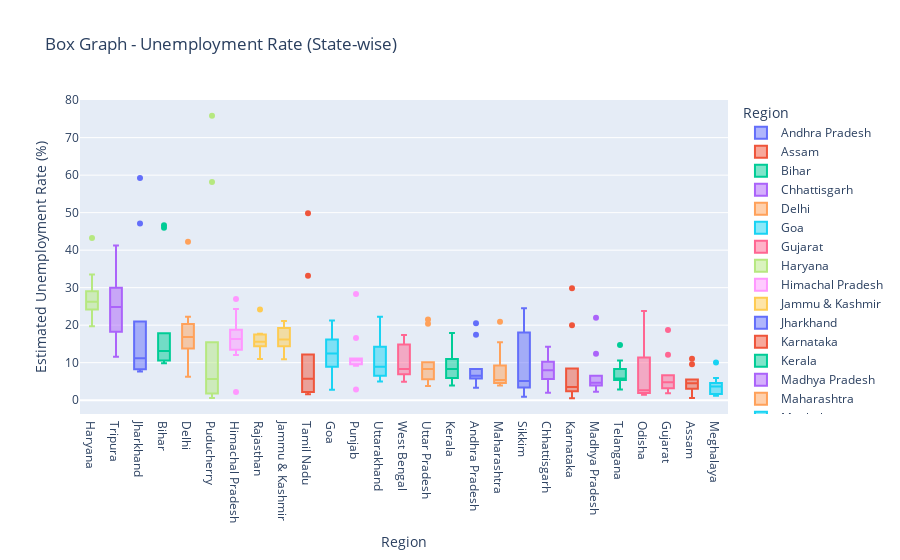

Notebook code for this chart:
### Code cell
fig1 = pix.box(unemp, x='Region', y=' Estimated Unemployment Rate (%)', color='Region', 
              title=' Box Graph - Unemployment Rate (State-wise)', template='plotly')
fig1.update_layout(xaxis={'categoryorder':'total descending'})
fig1.show()

### Figure 1 — Plotly figure (JSON) as saved in the notebook; plotly's stock layout.template omitted (floating-point values rounded to 4 significant figures)
{"data": [{"alignmentgroup": "True", "hovertemplate": "Region=%{x}<br> Estimated Unemployment Rate (%)=%{y}<extra></extra>", "legendgroup": "Andhra Pradesh", "marker": {"color": "#636efa"}, "name": "Andhra Pradesh", "notched": false, "offsetgroup": "Andhra Pradesh", "orientation": "v", "showlegend": true, "type": "box", "x": ["Andhra Pradesh", "Andhra Pradesh", "Andhra Pradesh", "Andhra Pradesh", "Andhra Pradesh", "Andhra Pradesh", "Andhra Pradesh", "Andhra Pradesh", "Andhra Pradesh", "Andhra Pradesh"], "x0": " ", "xaxis": "x", "y": [5.48, 5.83, 5.79, 20.51, 17.43, 3.31, 8.34, 6.96, 6.4, 6.59], "y0": " ", "yaxis": "y"}, {"alignmentgroup": "True", "hovertemplate": "Region=%{x}<br> Estimated Unemployment Rate (%)=%{y}<extra></extra>", "legendgroup": "Assam", "marker": {"color": "#EF553B"}, "name": "Assam", "notched": false, "offsetgroup": "Assam", "orientation": "v", "showlegend": true, "type": "box", "x": ["Assam", "Assam", "Assam", "Assam", "Assam", "Assam", "Assam", "Assam", "Assam", "Assam"], "x0": " ", "xaxis": "x", "y": [4.66, 4.41, 4.77, 11.06, 9.55, 0.6, 3.77, 5.53, 1.19, 3.02], "y0": " ", "yaxis": "y"}, {"alignmentgroup": "True", "hovertemplate": "Region=%{x}<br> Estimated Unemployment Rate (%)=%{y}<extra></extra>", "legendgroup": "Bihar", "marker": {"color": "#00cc96"}, "name": "Bihar", "notched": false, "offsetgroup": "Bihar", "orientation": "v", "showlegend": true, "type": "box", "x": ["Bihar", "Bihar", "Bihar", "Bihar", "Bihar", "Bihar", "Bihar", "Bihar", "Bihar", "Bihar"], "x0": " ", "xaxis": "x", "y": [10.61, 10.29, 15.43, 46.64, 45.96, 17.82, 12.79, 13.44, 11.91, 9.82], "y0": " ", "yaxis": "y"}, {"alignmentgroup": "True", "hovertemplate": "Region=%{x}<br> Estimated Unemployment Rate (%)=%{y}<extra></extra>", "legendgroup": "Chhattisgarh", "marker": {"color": "#ab63fa"}, "name": "Chhattisgarh", "notched": false, "offsetgroup": "Chhattisgarh", "orientation": "v", "showlegend": true, "type": "box", "x": ["Chhattisgarh", "Chhattisgarh", "Chhattisgarh", "Chhattisgarh", "Chhattisgarh", "Chhattisgarh", "Chhattisgarh", "Chhattisgarh", "Chhattisgarh", "Chhattisgarh"], "x0": " ", "xaxis": "x", "y": [9.65, 8.38, 7.54, 3.41, 10.5, 14.23, 10.27, 5.63, 1.96, 6.62], "y0": " ", "yaxis": "y"}, {"alignmentgroup": "True", "hovertemplate": "Region=%{x}<br> Estimated Unemployment Rate (%)=%{y}<extra></extra>", "legendgroup": "Delhi", "marker": {"color": "#FFA15A"}, "name": "Delhi", "notched": false, "offsetgroup": "Delhi", "orientation": "v", "showlegend": true, "type": "box", "x": ["Delhi", "Delhi", "Delhi", "Delhi", "Delhi", "Delhi", "Delhi", "Delhi", "Delhi", "Delhi"], "x0": " ", "xaxis": "x", "y": [22.23, 14.84, 17.04, 16.68, 42.27, 18.19, 20.3, 13.79, 12.53, 6.27], "y0": " ", "yaxis": "y"}, {"alignmentgroup": "True", "hovertemplate": "Region=%{x}<br> Estimated Unemployment Rate (%)=%{y}<extra></extra>", "legendgroup": "Goa", "marker": {"color": "#19d3f3"}, "name": "Goa", "notched": false, "offsetgroup": "Goa", "orientation": "v", "showlegend": true, "type": "box", "x": ["Goa", "Goa", "Goa", "Goa", "Goa", "Goa", "Goa", "Goa", "Goa", "Goa"], "x0": " ", "xaxis": "x", "y": [8.89, 2.81, 5.25, 13.31, 21.25, 9.96, 17.07, 16.21, 15.38, 11.54], "y0": " ", "yaxis": "y"}, {"alignmentgroup": "True", "hovertemplate": "Region=%{x}<br> Estimated Unemployment Rate (%)=%{y}<extra></extra>", "legendgroup": "Gujarat", "marker": {"color": "#FF6692"}, "name": "Gujarat", "notched": false, "offsetgroup": "Gujarat", "orientation": "v", "showlegend": true, "type": "box", "x": ["Gujarat", "Gujarat", "Gujarat", "Gujarat", "Gujarat", "Gujarat", "Gujarat", "Gujarat", "Gujarat", "Gujarat"], "x0": " ", "xaxis": "x", "y": [5.54, 6.38, 6.66, 18.71, 12.11, 3.2, 1.84, 1.87, 3.42, 4.03], "y0": " ", "yaxis": "y"}, {"alignmentgroup": "True", "hovertemplate": "Region=%{x}<br> Estimated Unemployment Rate (%)=%{y}<extra></extra>", "legendgroup": "Haryana", "marker": {"color": "#B6E880"}, "name": "Haryana", "notched": false, "offsetgroup": "Haryana", "orientation": "v", "showlegend": true, "type": "box", "x": ["Haryana", "Haryana", "Haryana", "Haryana", "Haryana", "Haryana", "Haryana", "Haryana", "Haryana", "Haryana"], "x0": " ", "xaxis": "x", "y": [20.34, 25.77, 25.05, 43.22, 29.02, 26.7, 24.18, 33.5, 19.68, 27.31], "y0": " ", "yaxis": "y"}, {"alignmentgroup": "True", "hovertemplate": "Region=%{x}<br> Estimated Unemployment Rate (%)=%{y}<extra></extra>", "legendgroup": "Himachal Pradesh", "marker": {"color": "#FF97FF"}, "name": "Himachal Pradesh", "notched": false, "offsetgroup": "Himachal Pradesh", "orientation": "v", "showlegend": true, "type": "box", "x": ["Himachal Pradesh", "Himachal Pradesh", "Himachal Pradesh", "Himachal Pradesh", "Himachal Pradesh", "Himachal Pradesh", "Himachal Pradesh", "Himachal Pradesh", "Himachal Pradesh", "Himachal Pradesh"], "x0": " ", "xaxis": "x", "y": [16.83, 16.84, 18.76, 2.2, 26.95, 13.47, 24.31, 15.79, 12.04, 13.46], "y0": " ", "yaxis": "y"}, {"alignmentgroup": "True", "hovertemplate": "Region=%{x}<br> Estimated Unemployment Rate (%)=%{y}<extra></extra>", "legendgroup": "Jammu & Kashmir", "marker": {"color": "#FECB52"}, "name": "Jammu & Kashmir", "notched": false, "offsetgroup": "Jammu & Kashmir", "orientation": "v", "showlegend": true, "type": "box", "x": ["Jammu & Kashmir", "Jammu & Kashmir", "Jammu & Kashmir", "Jammu & Kashmir", "Jammu & Kashmir", "Jammu & Kashmir", "Jammu & Kashmir", "Jammu & Kashmir", "Jammu & Kashmir"], "x0": " ", "xaxis": "x", "y": [21.08, 20.78, 15.5, 18.74, 17.92, 10.88, 11.09, 16.17, 16.14], "y0": " ", "yaxis": "y"}, {"alignmentgroup": "True", "hovertemplate": "Region=%{x}<br> Estimated Unemployment Rate (%)=%{y}<extra></extra>", "legendgroup": "Jharkhand", "marker": {"color": "#636efa"}, "name": "Jharkhand", "notched": false, "offsetgroup": "Jharkhand", "orientation": "v", "showlegend": true, "type": "box", "x": ["Jharkhand", "Jharkhand", "Jharkhand", "Jharkhand", "Jharkhand", "Jharkhand", "Jharkhand", "Jharkhand", "Jharkhand", "Jharkhand"], "x0": " ", "xaxis": "x", "y": [10.61, 11.85, 8.23, 47.09, 59.23, 20.95, 7.63, 9.76, 8.24, 11.8], "y0": " ", "yaxis": "y"}, {"alignmentgroup": "True", "hovertemplate": "Region=%{x}<br> Estimated Unemployment Rate (%)=%{y}<extra></extra>", "legendgroup": "Karnataka", "marker": {"color": "#EF553B"}, "name": "Karnataka", "notched": false, "offsetgroup": "Karnataka", "orientation": "v", "showlegend": true, "type": "box", "x": ["Karnataka", "Karnataka", "Karnataka", "Karnataka", "Karnataka", "Karnataka", "Karnataka", "Karnataka", "Karnataka", "Karnataka"], "x0": " ", "xaxis": "x", "y": [2.86, 3.61, 3.46, 29.84, 19.97, 8.44, 4.01, 0.5, 2.41, 1.58], "y0": " ", "yaxis": "y"}, {"alignmentgroup": "True", "hovertemplate": "Region=%{x}<br> Estimated Unemployment Rate (%)=%{y}<extra></extra>", "legendgroup": "Kerala", "marker": {"color": "#00cc96"}, "name": "Kerala", "notched": false, "offsetgroup": "Kerala", "orientation": "v", "showlegend": true, "type": "box", "x": ["Kerala", "Kerala", "Kerala", "Kerala", "Kerala", "Kerala", "Kerala", "Kerala", "Kerala", "Kerala"], "x0": " ", "xaxis": "x", "y": [5.31, 7.6, 8.99, 16.99, 17.88, 9.71, 7.09, 10.98, 5.91, 3.88], "y0": " ", "yaxis": "y"}, {"alignmentgroup": "True", "hovertemplate": "Region=%{x}<br> Estimated Unemployment Rate (%)=%{y}<extra></extra>", "legendgroup": "Madhya Pradesh", "marker": {"color": "#ab63fa"}, "name": "Madhya Pradesh", "notched": false, "offsetgroup": "Madhya Pradesh", "orientation": "v", "showlegend": true, "type": "box", "x": ["Madhya Pradesh", "Madhya Pradesh", "Madhya Pradesh", "Madhya Pradesh", "Madhya Pradesh", "Madhya Pradesh", "Madhya Pradesh", "Madhya Pradesh", "Madhya Pradesh", "Madhya Pradesh"], "x0": " ", "xaxis": "x", "y": [4.11, 4.57, 2.22, 12.36, 21.98, 6.48, 5.08, 4.7, 3.91, 3.13], "y0": " ", "yaxis": "y"}, {"alignmentgroup": "True", "hovertemplate": "Region=%{x}<br> Estimated Unemployment Rate (%)=%{y}<extra></extra>", "legendgroup": "Maharashtra", "marker": {"color": "#FFA15A"}, "name": "Maharashtra", "notched": false, "offsetgroup": "Maharashtra", "orientation": "v", "showlegend": true, "type": "box", "x": ["Maharashtra", "Maharashtra", "Maharashtra", "Maharashtra", "Maharashtra", "Maharashtra", "Maharashtra", "Maharashtra", "Maharashtra", "Maharashtra"], "x0": " ", "xaxis": "x", "y": [4.95, 4.69, 5.79, 20.9, 15.46, 9.23, 3.89, 6.23, 4.55, 4.1], "y0": " ", "yaxis": "y"}, {"alignmentgroup": "True", "hovertemplate": "Region=%{x}<br> Estimated Unemployment Rate (%)=%{y}<extra></extra>", "legendgroup": "Meghalaya", "marker": {"color": "#19d3f3"}, "name": "Meghalaya", "notched": false, "offsetgroup": "Meghalaya", "orientation": "v", "showlegend": true, "type": "box", "x": ["Meghalaya", "Meghalaya", "Meghalaya", "Meghalaya", "Meghalaya", "Meghalaya", "Meghalaya", "Meghalaya", "Meghalaya", "Meghalaya"], "x0": " ", "xaxis": "x", "y": [1.66, 3.59, 1.58, 10.03, 5.92, 1.15, 2.1, 3.74, 4.29, 4.6], "y0": " ", "yaxis": "y"}, {"alignmentgroup": "True", "hovertemplate": "Region=%{x}<br> Estimated Unemployment Rate (%)=%{y}<extra></extra>", "legendgroup": "Odisha", "marker": {"color": "#FF6692"}, "name": "Odisha", "notched": false, "offsetgroup": "Odisha", "orientation": "v", "showlegend": true, "type": "box", "x": ["Odisha", "Odisha", "Odisha", "Odisha", "Odisha", "Odisha", "Odisha", "Odisha", "Odisha", "Odisha"], "x0": " ", "xaxis": "x", "y": [1.9, 3.12, 13.08, 23.76, 11.41, 3.77, 1.88, 1.42, 2.1, 2.18], "y0": " ", "yaxis": "y"}, {"alignmentgroup": "True", "hovertemplate": "Region=%{x}<br> Estimated Unemployment Rate (%)=%{y}<extra></extra>", "legendgroup": "Puducherry", "marker": {"color": "#B6E880"}, "name": "Puducherry", "notched": false, "offsetgroup": "Puducherry", "orientation": "v", "showlegend": true, "type": "box", "x": ["Puducherry", "Puducherry", "Puducherry", "Puducherry", "Puducherry", "Puducherry", "Puducherry", "Puducherry", "Puducherry", "Puducherry"], "x0": " ", "xaxis": "x", "y": [0.58, 1.76, 1.2, 75.85, 58.19, 4.24, 15.47, 5.05, 10.9, 6.18], "y0": " ", "yaxis": "y"}, {"alignmentgroup": "True", "hovertemplate": "Region=%{x}<br> Estimated Unemployment Rate (%)=%{y}<extra></extra>", "legendgroup": "Punjab", "marker": {"color": "#FF97FF"}, "name": "Punjab", "notched": false, "offsetgroup": "Punjab", "orientation": "v", "showlegend": true, "type": "box", "x": ["Punjab", "Punjab", "Punjab", "Punjab", "Punjab", "Punjab", "Punjab", "Punjab", "Punjab", "Punjab"], "x0": " ", "xaxis": "x", "y": [11.11, 10.97, 10.32, 2.86, 28.33, 16.55, 9.19, 10.99, 9.61, 9.88], "y0": " ", "yaxis": "y"}, {"alignmentgroup": "True", "hovertemplate": "Region=%{x}<br> Estimated Unemployment Rate (%)=%{y}<extra></extra>", "legendgroup": "Rajasthan", "marker": {"color": "#FECB52"}, "name": "Rajasthan", "notched": false, "offsetgroup": "Rajasthan", "orientation": "v", "showlegend": true, "type": "box", "x": ["Rajasthan", "Rajasthan", "Rajasthan", "Rajasthan", "Rajasthan", "Rajasthan", "Rajasthan", "Rajasthan", "Rajasthan", "Rajasthan"], "x0": " ", "xaxis": "x", "y": [10.97, 15.16, 11.9, 17.7, 15.74, 14.39, 15.81, 17.51, 15.35, 24.15], "y0": " ", "yaxis": "y"}, {"alignmentgroup": "True", "hovertemplate": "Region=%{x}<br> Estimated Unemployment Rate (%)=%{y}<extra></extra>", "legendgroup": "Sikkim", "marker": {"color": "#636efa"}, "name": "Sikkim", "notched": false, "offsetgroup": "Sikkim", "orientation": "v", "showlegend": true, "type": "box", "x": ["Sikkim", "Sikkim", "Sikkim", "Sikkim", "Sikkim", "Sikkim", "Sikkim", "Sikkim"], "x0": " ", "xaxis": "x", "y": [23.57, 2.28, 24.51, 4.46, 4.45, 12.49, 5.7, 0.88], "y0": " ", "yaxis": "y"}, {"alignmentgroup": "True", "hovertemplate": "Region=%{x}<br> Estimated Unemployment Rate (%)=%{y}<extra></extra>", "legendgroup": "Tamil Nadu", "marker": {"color": "#EF553B"}, "name": "Tamil Nadu", "notched": false, "offsetgroup": "Tamil Nadu", "orientation": "v", "showlegend": true, "type": "box", "x": ["Tamil Nadu", "Tamil Nadu", "Tamil Nadu", "Tamil Nadu", "Tamil Nadu", "Tamil Nadu", "Tamil Nadu", "Tamil Nadu", "Tamil Nadu", "Tamil Nadu"], "x0": " ", "xaxis": "x", "y": [1.57, 2.09, 6.4, 49.83, 33.16, 12.2, 6.81, 2.65, 5, 2.16], "y0": " ", "yaxis": "y"}, {"alignmentgroup": "True", "hovertemplate": "Region=%{x}<br> Estimated Unemployment Rate (%)=%{y}<extra></extra>", "legendgroup": "Telangana", "marker": {"color": "#00cc96"}, "name": "Telangana", "notched": false, "offsetgroup": "Telangana", "orientation": "v", "showlegend": true, "type": "box", "x": ["Telangana", "Telangana", "Telangana", "Telangana", "Telangana", "Telangana", "Telangana", "Telangana", "Telangana", "Telangana"], "x0": " ", "xaxis": "x", "y": [5.49, 8.29, 5.77, 6.25, 14.7, 10.55, 5.36, 5.79, 3.27, 2.86], "y0": " ", "yaxis": "y"}, {"alignmentgroup": "True", "hovertemplate": "Region=%{x}<br> Estimated Unemployment Rate (%)=%{y}<extra></extra>", "legendgroup": "Tripura", "marker": {"color": "#ab63fa"}, "name": "Tripura", "notched": false, "offsetgroup": "Tripura", "orientation": "v", "showlegend": true, "type": "box", "x": ["Tripura", "Tripura", "Tripura", "Tripura", "Tripura", "Tripura", "Tripura", "Tripura", "Tripura", "Tripura"], "x0": " ", "xaxis": "x", "y": [32.67, 28.4, 29.95, 41.23, 21.51, 21.71, 18.24, 27.92, 17.35, 11.57], "y0": " ", "yaxis": "y"}, {"alignmentgroup": "True", "hovertemplate": "Region=%{x}<br> Estimated Unemployment Rate (%)=%{y}<extra></extra>", "legendgroup": "Uttar Pradesh", "marker": {"color": "#FFA15A"}, "name": "Uttar Pradesh", "notched": false, "offsetgroup": "Uttar Pradesh", "orientation": "v", "showlegend": true, "type": "box", "x": ["Uttar Pradesh", "Uttar Pradesh", "Uttar Pradesh", "Uttar Pradesh", "Uttar Pradesh", "Uttar Pradesh", "Uttar Pradesh", "Uttar Pradesh", "Uttar Pradesh", "Uttar Pradesh"], "x0": " ", "xaxis": "x", "y": [7.58, 8.98, 10.11, 21.54, 20.41, 9.47, 5.56, 5.79, 4.18, 3.75], "y0": " ", "yaxis": "y"}, {"alignmentgroup": "True", "hovertemplate": "Region=%{x}<br> Estimated Unemployment Rate (%)=%{y}<extra></extra>", "legendgroup": "Uttarakhand", "marker": {"color": "#19d3f3"}, "name": "Uttarakhand", "notched": false, "offsetgroup": "Uttarakhand", "orientation": "v", "showlegend": true, "type": "box", "x": ["Uttarakhand", "Uttarakhand", "Uttarakhand", "Uttarakhand", "Uttarakhand", "Uttarakhand", "Uttarakhand", "Uttarakhand", "Uttarakhand", "Uttarakhand"], "x0": " ", "xaxis": "x", "y": [5.49, 4.99, 19.85, 6.48, 8.01, 8.61, 12.38, 14.26, 22.26, 9.23], "y0": " ", "yaxis": "y"}, {"alignmentgroup": "True", "hovertemplate": "Region=%{x}<br> Estimated Unemployment Rate (%)=%{y}<extra></extra>", "legendgroup": "West Bengal", "marker": {"color": "#FF6692"}, "name": "West Bengal", "notched": false, "offsetgroup": "West Bengal", "orientation": "v", "showlegend": true, "type": "box", "x": ["West Bengal", "West Bengal", "West Bengal", "West Bengal", "West Bengal", "West Bengal", "West Bengal", "West Bengal", "West Bengal", "West Bengal"], "x0": " ", "xaxis": "x", "y": [6.94, 4.92, 6.92, 17.41, 17.41, 7.29, 6.83, 14.87, 9.35, 9.98], "y0": " ", "yaxis": "y"}], "layout": {"autosize": true, "boxmode": "overlay", "legend": {"title": {"text": "Region"}, "tracegroupgap": 0}, "title": {"text": " Box Graph - Unemployment Rate (State-wise)"}, "xaxis": {"anchor": "y", "autorange": true, "categoryarray": ["Andhra Pradesh", "Assam", "Bihar", "Chhattisgarh", "Delhi", "Goa", "Gujarat", "Haryana", "Himachal Pradesh", "Jammu & Kashmir", "Jharkhand", "Karnataka", "Kerala", "Madhya Pradesh", "Maharashtra", "Meghalaya", "Odisha", "Puducherry", "Punjab", "Rajasthan", "Sikkim", "Tamil Nadu", "Telangana", "Tripura", "Uttar Pradesh", "Uttarakhand", "West Bengal"], "categoryorder": "total descending", "domain": [0, 1], "range": [-0.5, 26.5], "title": {"text": "Region"}, "type": "category"}, "yaxis": {"anchor": "x", "autorange": true, "domain": [0, 1], "range": [-3.686, 80.04], "title": {"text": " Estimated Unemployment Rate (%)"}, "type": "linear"}}}
